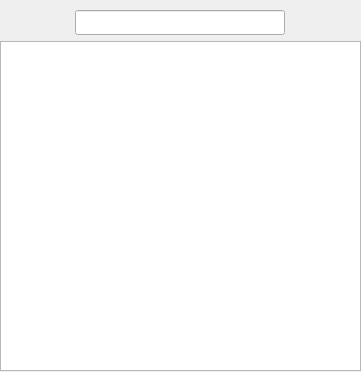
<?xml version="1.0" encoding="UTF-8"?>
<ui version="4.0">
 <class>Form</class>
 <widget class="QWidget" name="Form">
  <property name="geometry">
   <rect>
    <x>0</x>
    <y>0</y>
    <width>361</width>
    <height>372</height>
   </rect>
  </property>
  <property name="windowTitle">
   <string>Form</string>
  </property>
  <widget class="QWidget" name="verticalLayoutWidget_3">
   <property name="geometry">
    <rect>
     <x>0</x>
     <y>0</y>
     <width>361</width>
     <height>371</height>
    </rect>
   </property>
   <layout class="QVBoxLayout" name="verticalLayout_3">
    <property name="spacing">
     <number>6</number>
    </property>
    <property name="topMargin">
     <number>10</number>
    </property>
    <item>
     <layout class="QVBoxLayout" name="verticalLayout">
      <property name="spacing">
       <number>6</number>
      </property>
      <property name="leftMargin">
       <number>0</number>
      </property>
      <item alignment="Qt::AlignHCenter|Qt::AlignVCenter">
       <widget class="QLineEdit" name="searchbar">
        <property name="enabled">
         <bool>true</bool>
        </property>
        <property name="sizePolicy">
         <sizepolicy hsizetype="Expanding" vsizetype="Fixed">
          <horstretch>0</horstretch>
          <verstretch>0</verstretch>
         </sizepolicy>
        </property>
        <property name="minimumSize">
         <size>
          <width>210</width>
          <height>25</height>
         </size>
        </property>
        <property name="maximumSize">
         <size>
          <width>16777215</width>
          <height>16777215</height>
         </size>
        </property>
        <property name="sizeIncrement">
         <size>
          <width>0</width>
          <height>0</height>
         </size>
        </property>
       </widget>
      </item>
      <item>
       <layout class="QVBoxLayout" name="verticalLayout_2">
        <property name="spacing">
         <number>6</number>
        </property>
        <property name="topMargin">
         <number>0</number>
        </property>
        <item>
         <widget class="QTableView" name="viewcases">
          <property name="minimumSize">
           <size>
            <width>0</width>
            <height>0</height>
           </size>
          </property>
          <property name="baseSize">
           <size>
            <width>0</width>
            <height>0</height>
           </size>
          </property>
          <property name="font">
           <font>
            <pointsize>10</pointsize>
           </font>
          </property>
          <property name="midLineWidth">
           <number>1</number>
          </property>
          <property name="editTriggers">
           <set>QAbstractItemView::NoEditTriggers</set>
          </property>
          <property name="dragDropOverwriteMode">
           <bool>false</bool>
          </property>
          <property name="selectionBehavior">
           <enum>QAbstractItemView::SelectRows</enum>
          </property>
          <property name="gridStyle">
           <enum>Qt::SolidLine</enum>
          </property>
          <attribute name="horizontalHeaderDefaultSectionSize">
           <number>40</number>
          </attribute>
          <attribute name="horizontalHeaderStretchLastSection">
           <bool>true</bool>
          </attribute>
         </widget>
        </item>
       </layout>
      </item>
     </layout>
    </item>
   </layout>
  </widget>
 </widget>
 <resources/>
 <connections/>
</ui>
